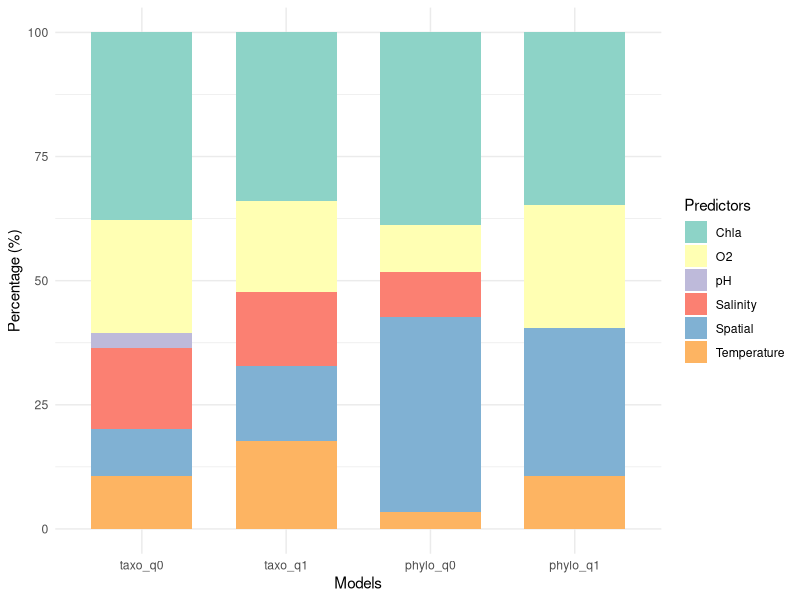

Write R code to recreate this figure. (Note: this script raises an error after producing the figure.)
#======== PROJECT COM2LIFE ========
## Graphical representation of GDM models
## Pourcentage of predictors for each model and each species

# Load libraries
library(ggplot2)
library(dplyr)
library(tidyverse)

# ==== PERCA FLUVIATILIS =========
# Data for gdm.1
gdm.1 <- data.frame(
  model = "taxo_q0",
  predictor = c("Chla", "O2", "Salinity", "Temperature", "Spatial", "pH"),
  coefficient = c(0.881, 0.53, 0.378, 0.251, 0.22, 0.074),
  stringsAsFactors = FALSE
)

# Data for gdm.2
gdm.2 <- data.frame(
  model = "taxo_q1",
  predictor = c("Chla", "O2", "Temperature", "Spatial", "Salinity", "pH"),
  coefficient = c(1.091, 0.584, 0.566, 0.484, 0.481, 0),
  stringsAsFactors = FALSE
)

# Data for gdm.3
gdm.3 <- data.frame(
  model = "phylo_q0",
  predictor = c("Spatial", "Chla", "O2", "Salinity", "Temperature", "pH"),
  coefficient = c(0.337, 0.334, 0.081, 0.079, 0.03, 0),
  stringsAsFactors = FALSE
)

# Data for gdm.4
gdm.4 <- data.frame(
  model = "phylo_q1",
  predictor = c("Chla", "Spatial", "O2", "Temperature", "Salinity", "pH"),
  coefficient = c(0.156, 0.133, 0.111, 0.048, 0, 0),
  stringsAsFactors = FALSE
)

# Concatenated dataframe
combined_data <- rbind(gdm.1, gdm.2, gdm.3, gdm.4)

# Calculated each porcentage
combined_data <- combined_data %>%
  group_by(model) %>%
  mutate(total_coefficient = sum(coefficient)) %>%
  mutate(percentage = (coefficient / total_coefficient) * 100) %>%
  ungroup()

# Convert model into factor
combined_data$model <- factor(combined_data$model, levels = c("taxo_q0", "taxo_q1", "phylo_q0", "phylo_q1"))

# create barplot
results_gdm_per <- ggplot2::ggplot(combined_data, ggplot2::aes(x = model, y = percentage, fill = predictor)) +
  ggplot2::geom_bar(stat = "identity", position = "stack", width = 0.7) +
  ggplot2::theme_minimal() +
  ggplot2::labs(x = "Models", y = "Percentage (%)", fill = "Predictors") +
  ggplot2::scale_fill_brewer(palette = "Set3")

path_to_my_object = here::here("Figures","hill", "results_gdm_per.png")
ggplot2::ggsave(filename = path_to_my_object, plot = results_gdm_per, device = "png")

#===== LEPOMIS GIBBOSUS =======
# Data for gdm.1
gdm.1 <- data.frame(
  model = "taxo_q0",
  predictor = c("Chla", "Salinity", "pH", "O2", "Temperature", "Spatial"),
  coefficient = c(0.618, 0.447, 0.222, 0.191, 0.062,0),
  stringsAsFactors = FALSE
)

# Data for gdm.2
gdm.2 <- data.frame(
  model = "taxo_q1",
  predictor = c("Chla", "Salinity", "O2", "pH", "Temperature", "Spatial"),
  coefficient = c(1.261, 0.522, 0.08, 0.047, 0.041, 0),
  stringsAsFactors = FALSE
)

# Data for gdm.3
gdm.3 <- data.frame(
  model = "phylo_q0",
  predictor = c("pH", "Salinity", "Temperature", "Spatial", "O2", "Chla"),
  coefficient = c(0.467, 0.177, 0.07, 0.054, 0, 0),
  stringsAsFactors = FALSE
)

# Data for gdm.4
gdm.4 <- data.frame(
  model = "phylo_q1",
  predictor = c("Chla", "Salinity", "Spatial", "Temperature", "pH", "O2"),
  coefficient = c(0.113, 0.091, 0.006, 0.014, 0.011, 0.008),
  stringsAsFactors = FALSE
)

# Concatenated dataframe
combined_data <- rbind(gdm.1, gdm.2, gdm.3, gdm.4)

# Calculated each porcentage
combined_data <- combined_data %>%
  group_by(model) %>%
  mutate(total_coefficient = sum(coefficient)) %>%
  mutate(percentage = (coefficient / total_coefficient) * 100) %>%
  ungroup()

# Convert model into factor
combined_data$model <- factor(combined_data$model, levels = c("taxo_q0", "taxo_q1", "phylo_q0", "phylo_q1"))

# Plot
results_gdm_lep <- ggplot2::ggplot(combined_data, ggplot2::aes(x = model, y = percentage, fill = predictor)) +
  ggplot2::geom_bar(stat = "identity", position = "stack", width = 0.7) +
  ggplot2::theme_minimal() +
  ggplot2::labs(x = "Models", y = "Percentage (%)", fill = "Predictors") +
  ggplot2::scale_fill_brewer(palette = "Set3")

# Save
path_to_my_object = here::here("Figures","hill", "results_gdm_lep.png")
ggplot2::ggsave(filename = path_to_my_object, plot = results_gdm_lep, device = "png")



library(ggplot2)
library(cowplot)

# Créer le graphique pour plot_left sans légende
plot_left <- results_gdm_per +
  theme(legend.position = "none")  # Ajuster les marges intérieures pour réduire l'espace autour du plot

# Créer le graphique pour plot_right avec légende et ajustements
plot_right <- results_gdm_lep +
  theme(axis.title.y = element_blank())  # Ajuster les marges intérieures pour réduire l'espace autour du plot

# Créer le plot combiné avec les étiquettes
combined_plot <- plot_grid(plot_left, plot_right, labels = c("A", "B"), ncol = 2, align = "hv")

# Ajouter une légende à droite sans empiéter sur les plots
combined_plot_gdm <- cowplot::plot_grid(
  combined_plot,
  cowplot::draw_plot_label(label = "Legend", size = 15, hjust = 0, vjust = 1),  # Positionner la légende à droite
  ncol = 2,
  rel_widths = c(1, 0.1),  # Ajuster la largeur de la légende
  align = "v"  # Aligner verticalement la légende avec les plots
)

# Save
path_to_my_object = here::here("Figures","hill", "combined_plot_gdm.png")
ggplot2::ggsave(filename = path_to_my_object, plot = combined_plot_gdm, device = "png")
